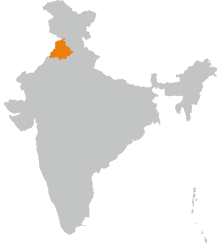
#> input picture map-01.png, 221 x 243 px
$ python '22 AreaCalculation4.py'
#> lines starting #> are read from the running program, lines starting #| are printed output that depends on the picture
import numpy as np
from PIL import Image
import random

im=Image.open("map-01.png")
#> im is the input picture: PIL image 221x243 RGBA; mean R, G, B, A 75.5, 75.3, 74.7, 83.6
rgb_im=im.convert("RGB")
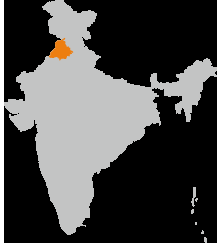
#> rgb_im: PIL image 221x243 RGB; mean R, G, B 75.5, 75.3, 74.7
count_in=0
count_pun=0
count=0
while(count<=10000):
     x=random.randint(0,220)
     y=random.randint(0,220)
     z=0
     r,g,b=rgb_im.getpixel((x,y))
     if(r==60):
          count_in+=1
          count+=1
     else:
          if(r==80):
               count_pun+=1
          count+=1
#> this loop made 10001 passes
#> (r, g, b) on passes 1 to 3: (0, 0, 0), (0, 0, 0), (0, 0, 0)
#> after the loop, count = 10001; count_in = 0; count_pun = 0
#> (the run stopped early here; a loop or call above may not have finished)
